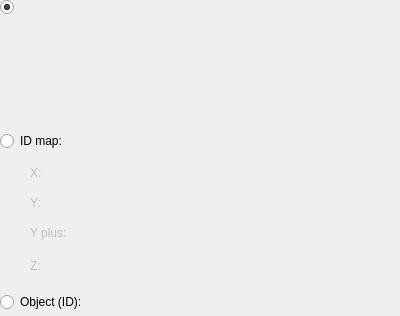
<?xml version="1.0" encoding="UTF-8"?>
<ui version="4.0">
 <class>PanelPosition</class>
 <widget class="QWidget" name="PanelPosition">
  <property name="geometry">
   <rect>
    <x>0</x>
    <y>0</y>
    <width>400</width>
    <height>316</height>
   </rect>
  </property>
  <property name="windowTitle">
   <string>Form</string>
  </property>
  <layout class="QGridLayout" name="gridLayout_2">
   <property name="leftMargin">
    <number>0</number>
   </property>
   <property name="topMargin">
    <number>0</number>
   </property>
   <property name="rightMargin">
    <number>0</number>
   </property>
   <property name="bottomMargin">
    <number>0</number>
   </property>
   <item row="0" column="0">
    <layout class="QVBoxLayout" name="verticalLayout_3">
     <item>
      <layout class="QHBoxLayout" name="horizontalLayout_3" stretch="0,1">
       <item>
        <layout class="QVBoxLayout" name="verticalLayout">
         <item>
          <widget class="QRadioButton" name="radioButtonSelect">
           <property name="text">
            <string/>
           </property>
           <property name="checked">
            <bool>true</bool>
           </property>
          </widget>
         </item>
         <item>
          <spacer name="verticalSpacer_2">
           <property name="orientation">
            <enum>Qt::Vertical</enum>
           </property>
           <property name="sizeHint" stdset="0">
            <size>
             <width>18</width>
             <height>41</height>
            </size>
           </property>
          </spacer>
         </item>
        </layout>
       </item>
       <item>
        <widget class="PanelSelectPosition" name="panelSelectPosition" native="true">
         <property name="minimumSize">
          <size>
           <width>286</width>
           <height>111</height>
          </size>
         </property>
         <property name="maximumSize">
          <size>
           <width>16777215</width>
           <height>111</height>
          </size>
         </property>
        </widget>
       </item>
      </layout>
     </item>
     <item>
      <layout class="QGridLayout" name="gridLayout" columnstretch="0,0,0,1">
       <property name="verticalSpacing">
        <number>0</number>
       </property>
       <item row="0" column="2">
        <widget class="PanelPrimitiveValue" name="widgetIdMap" native="true">
         <property name="enabled">
          <bool>false</bool>
         </property>
         <property name="minimumSize">
          <size>
           <width>250</width>
           <height>27</height>
          </size>
         </property>
         <property name="maximumSize">
          <size>
           <width>250</width>
           <height>27</height>
          </size>
         </property>
        </widget>
       </item>
       <item row="0" column="3" rowspan="5">
        <spacer name="horizontalSpacer_3">
         <property name="orientation">
          <enum>Qt::Horizontal</enum>
         </property>
         <property name="sizeHint" stdset="0">
          <size>
           <width>38</width>
           <height>158</height>
          </size>
         </property>
        </spacer>
       </item>
       <item row="1" column="0" rowspan="4">
        <spacer name="verticalSpacer">
         <property name="orientation">
          <enum>Qt::Vertical</enum>
         </property>
         <property name="sizeHint" stdset="0">
          <size>
           <width>20</width>
           <height>128</height>
          </size>
         </property>
        </spacer>
       </item>
       <item row="1" column="1">
        <widget class="QLabel" name="labelX">
         <property name="enabled">
          <bool>false</bool>
         </property>
         <property name="text">
          <string>X:</string>
         </property>
        </widget>
       </item>
       <item row="1" column="2">
        <widget class="PanelPrimitiveValue" name="widgetX" native="true">
         <property name="enabled">
          <bool>false</bool>
         </property>
         <property name="minimumSize">
          <size>
           <width>250</width>
           <height>27</height>
          </size>
         </property>
         <property name="maximumSize">
          <size>
           <width>250</width>
           <height>27</height>
          </size>
         </property>
        </widget>
       </item>
       <item row="2" column="1">
        <widget class="QLabel" name="labelY">
         <property name="enabled">
          <bool>false</bool>
         </property>
         <property name="text">
          <string>Y:</string>
         </property>
        </widget>
       </item>
       <item row="2" column="2">
        <widget class="PanelPrimitiveValue" name="widgetY" native="true">
         <property name="enabled">
          <bool>false</bool>
         </property>
         <property name="minimumSize">
          <size>
           <width>250</width>
           <height>27</height>
          </size>
         </property>
         <property name="maximumSize">
          <size>
           <width>250</width>
           <height>27</height>
          </size>
         </property>
        </widget>
       </item>
       <item row="3" column="1">
        <widget class="QLabel" name="labelYPlus">
         <property name="enabled">
          <bool>false</bool>
         </property>
         <property name="text">
          <string>Y plus:</string>
         </property>
        </widget>
       </item>
       <item row="3" column="2">
        <widget class="PanelPrimitiveValue" name="widgetYplus" native="true">
         <property name="enabled">
          <bool>false</bool>
         </property>
         <property name="minimumSize">
          <size>
           <width>250</width>
           <height>27</height>
          </size>
         </property>
         <property name="maximumSize">
          <size>
           <width>250</width>
           <height>27</height>
          </size>
         </property>
        </widget>
       </item>
       <item row="4" column="1">
        <widget class="QLabel" name="labelZ">
         <property name="enabled">
          <bool>false</bool>
         </property>
         <property name="text">
          <string>Z:</string>
         </property>
        </widget>
       </item>
       <item row="4" column="2">
        <widget class="PanelPrimitiveValue" name="widgetZ" native="true">
         <property name="enabled">
          <bool>false</bool>
         </property>
         <property name="minimumSize">
          <size>
           <width>250</width>
           <height>27</height>
          </size>
         </property>
         <property name="maximumSize">
          <size>
           <width>250</width>
           <height>27</height>
          </size>
         </property>
        </widget>
       </item>
       <item row="0" column="0" colspan="2">
        <widget class="QRadioButton" name="radioButtonNumber">
         <property name="text">
          <string>ID map:</string>
         </property>
        </widget>
       </item>
      </layout>
     </item>
     <item>
      <layout class="QHBoxLayout" name="horizontalLayout" stretch="0,0,1">
       <item>
        <widget class="QRadioButton" name="radioButtonObject">
         <property name="text">
          <string>Object (ID):</string>
         </property>
        </widget>
       </item>
       <item>
        <widget class="PanelPrimitiveValue" name="widgetObjectIDPosition" native="true">
         <property name="enabled">
          <bool>false</bool>
         </property>
         <property name="minimumSize">
          <size>
           <width>250</width>
           <height>27</height>
          </size>
         </property>
         <property name="maximumSize">
          <size>
           <width>250</width>
           <height>27</height>
          </size>
         </property>
        </widget>
       </item>
       <item>
        <spacer name="horizontalSpacer_5">
         <property name="orientation">
          <enum>Qt::Horizontal</enum>
         </property>
         <property name="sizeHint" stdset="0">
          <size>
           <width>38</width>
           <height>20</height>
          </size>
         </property>
        </spacer>
       </item>
      </layout>
     </item>
    </layout>
   </item>
  </layout>
 </widget>
 <customwidgets>
  <customwidget>
   <class>PanelPrimitiveValue</class>
   <extends>QWidget</extends>
   <header>panelprimitivevalue.h</header>
   <container>1</container>
  </customwidget>
  <customwidget>
   <class>PanelSelectPosition</class>
   <extends>QWidget</extends>
   <header>panelselectposition.h</header>
   <container>1</container>
  </customwidget>
 </customwidgets>
 <resources/>
 <connections/>
</ui>
